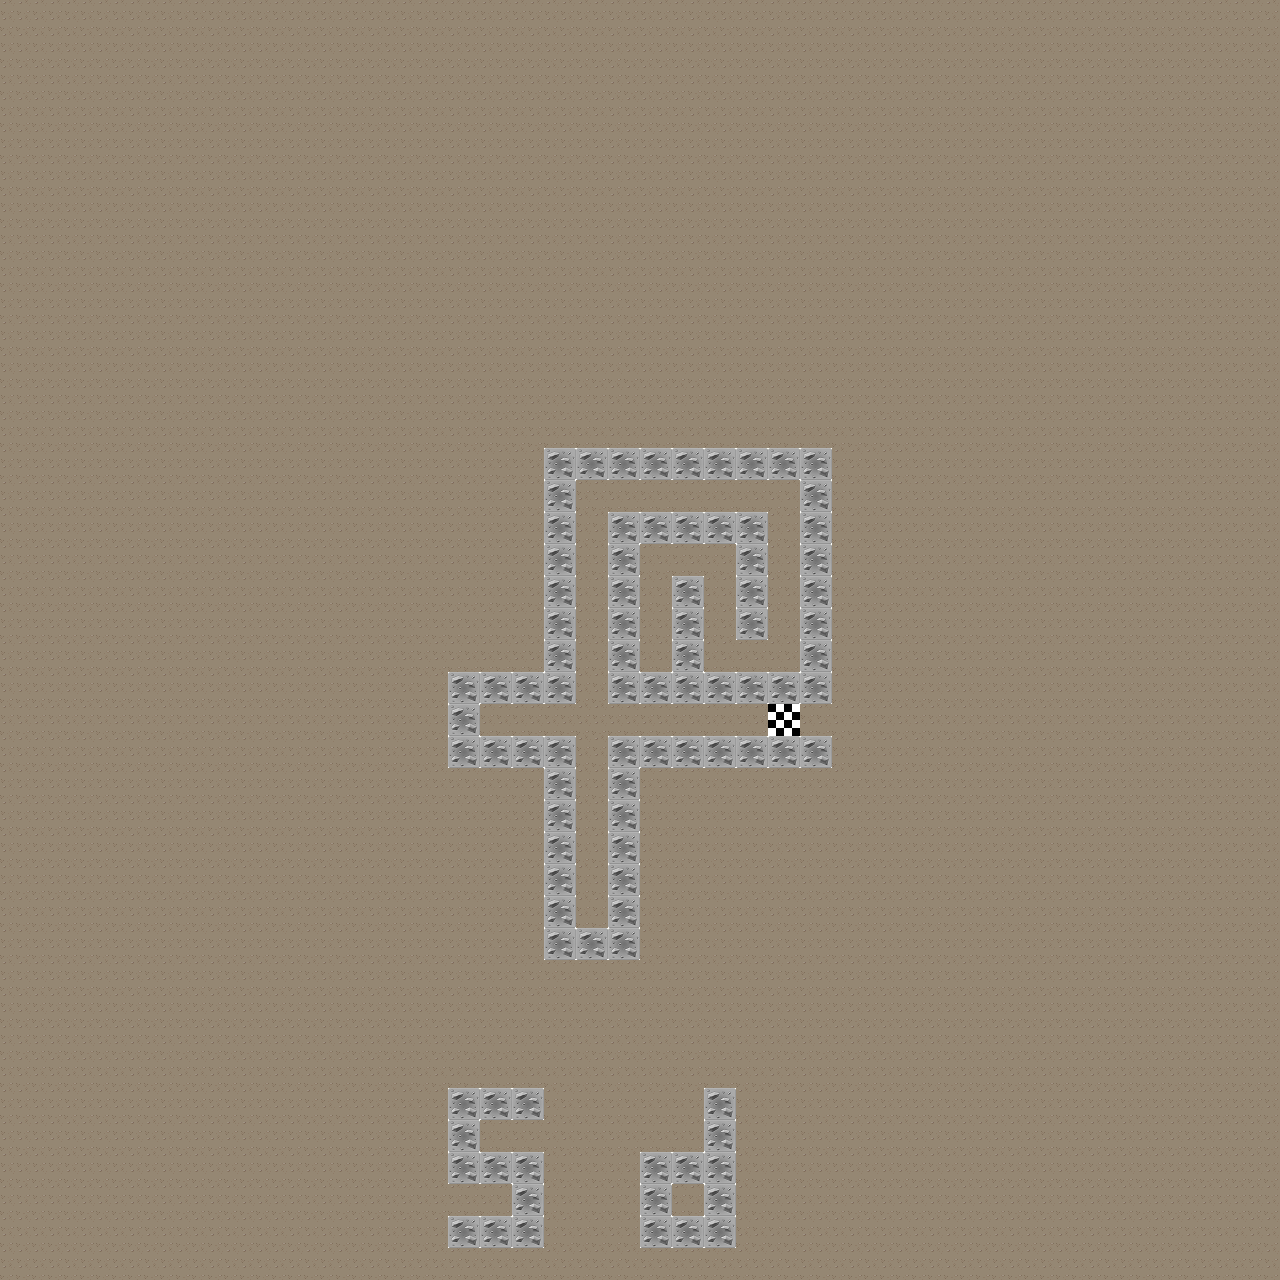

This is a level from a 2D game, rendered from its Tiled map with the project's own tilesets. A one-line summary and the complete map file follow:
An orthogonal 40x40 tile map with 32x32 px tiles, 1 tile layer (Kachelebene 1), 3 tilesets.

<map version="1.0" tiledversion="2018.07.13" orientation="orthogonal" renderorder="right-down" width="40" height="40" tilewidth="32" tileheight="32" infinite="0" nextlayerid="3" nextobjectid="1">
 <tileset firstgid="1" name="floor_mud" tilewidth="32" tileheight="32" tilecount="1" columns="0">
  <grid orientation="orthogonal" width="1" height="1" />
  <tile id="0">
   <image width="32" height="32" source="textures/floor_mud.png" />
  </tile>
 </tileset>
 <tileset firstgid="2" name="wall_1" tilewidth="32" tileheight="32" tilecount="1" columns="0">
  <grid orientation="orthogonal" width="1" height="1" />
  <tile id="0">
   <properties>
    <property name="Wand" value="" />
   </properties>
   <image width="32" height="32" source="textures/wall_1.png" />
  </tile>
 </tileset>
 <tileset firstgid="3" name="finish_flag" tilewidth="32" tileheight="32" tilecount="1" columns="0">
  <grid orientation="orthogonal" width="1" height="1" />
  <tile id="0">
   <properties>
    <property name="Ziel" value="" />
   </properties>
   <image width="32" height="32" source="textures/finish_flag.png" />
  </tile>
 </tileset>
 <layer id="2" name="Kachelebene 1" width="40" height="40">
  <data encoding="csv">
1,1,1,1,1,1,1,1,1,1,1,1,1,1,1,1,1,1,1,1,1,1,1,1,1,1,1,1,1,1,1,1,1,1,1,1,1,1,1,1,
1,1,1,1,1,1,1,1,1,1,1,1,1,1,1,1,1,1,1,1,1,1,1,1,1,1,1,1,1,1,1,1,1,1,1,1,1,1,1,1,
1,1,1,1,1,1,1,1,1,1,1,1,1,1,1,1,1,1,1,1,1,1,1,1,1,1,1,1,1,1,1,1,1,1,1,1,1,1,1,1,
1,1,1,1,1,1,1,1,1,1,1,1,1,1,1,1,1,1,1,1,1,1,1,1,1,1,1,1,1,1,1,1,1,1,1,1,1,1,1,1,
1,1,1,1,1,1,1,1,1,1,1,1,1,1,1,1,1,1,1,1,1,1,1,1,1,1,1,1,1,1,1,1,1,1,1,1,1,1,1,1,
1,1,1,1,1,1,1,1,1,1,1,1,1,1,1,1,1,1,1,1,1,1,1,1,1,1,1,1,1,1,1,1,1,1,1,1,1,1,1,1,
1,1,1,1,1,1,1,1,1,1,1,1,1,1,1,1,1,1,1,1,1,1,1,1,1,1,1,1,1,1,1,1,1,1,1,1,1,1,1,1,
1,1,1,1,1,1,1,1,1,1,1,1,1,1,1,1,1,1,1,1,1,1,1,1,1,1,1,1,1,1,1,1,1,1,1,1,1,1,1,1,
1,1,1,1,1,1,1,1,1,1,1,1,1,1,1,1,1,1,1,1,1,1,1,1,1,1,1,1,1,1,1,1,1,1,1,1,1,1,1,1,
1,1,1,1,1,1,1,1,1,1,1,1,1,1,1,1,1,1,1,1,1,1,1,1,1,1,1,1,1,1,1,1,1,1,1,1,1,1,1,1,
1,1,1,1,1,1,1,1,1,1,1,1,1,1,1,1,1,1,1,1,1,1,1,1,1,1,1,1,1,1,1,1,1,1,1,1,1,1,1,1,
1,1,1,1,1,1,1,1,1,1,1,1,1,1,1,1,1,1,1,1,1,1,1,1,1,1,1,1,1,1,1,1,1,1,1,1,1,1,1,1,
1,1,1,1,1,1,1,1,1,1,1,1,1,1,1,1,1,1,1,1,1,1,1,1,1,1,1,1,1,1,1,1,1,1,1,1,1,1,1,1,
1,1,1,1,1,1,1,1,1,1,1,1,1,1,1,1,1,1,1,1,1,1,1,1,1,1,1,1,1,1,1,1,1,1,1,1,1,1,1,1,
1,1,1,1,1,1,1,1,1,1,1,1,1,1,1,1,1,2,2,2,2,2,2,2,2,2,1,1,1,1,1,1,1,1,1,1,1,1,1,1,
1,1,1,1,1,1,1,1,1,1,1,1,1,1,1,1,1,2,1,1,1,1,1,1,1,2,1,1,1,1,1,1,1,1,1,1,1,1,1,1,
1,1,1,1,1,1,1,1,1,1,1,1,1,1,1,1,1,2,1,2,2,2,2,2,1,2,1,1,1,1,1,1,1,1,1,1,1,1,1,1,
1,1,1,1,1,1,1,1,1,1,1,1,1,1,1,1,1,2,1,2,1,1,1,2,1,2,1,1,1,1,1,1,1,1,1,1,1,1,1,1,
1,1,1,1,1,1,1,1,1,1,1,1,1,1,1,1,1,2,1,2,1,2,1,2,1,2,1,1,1,1,1,1,1,1,1,1,1,1,1,1,
1,1,1,1,1,1,1,1,1,1,1,1,1,1,1,1,1,2,1,2,1,2,1,2,1,2,1,1,1,1,1,1,1,1,1,1,1,1,1,1,
1,1,1,1,1,1,1,1,1,1,1,1,1,1,1,1,1,2,1,2,1,2,1,1,1,2,1,1,1,1,1,1,1,1,1,1,1,1,1,1,
1,1,1,1,1,1,1,1,1,1,1,1,1,1,2,2,2,2,1,2,2,2,2,2,2,2,1,1,1,1,1,1,1,1,1,1,1,1,1,1,
1,1,1,1,1,1,1,1,1,1,1,1,1,1,2,1,1,1,1,1,1,1,1,1,3,1,1,1,1,1,1,1,1,1,1,1,1,1,1,1,
1,1,1,1,1,1,1,1,1,1,1,1,1,1,2,2,2,2,1,2,2,2,2,2,2,2,1,1,1,1,1,1,1,1,1,1,1,1,1,1,
1,1,1,1,1,1,1,1,1,1,1,1,1,1,1,1,1,2,1,2,1,1,1,1,1,1,1,1,1,1,1,1,1,1,1,1,1,1,1,1,
1,1,1,1,1,1,1,1,1,1,1,1,1,1,1,1,1,2,1,2,1,1,1,1,1,1,1,1,1,1,1,1,1,1,1,1,1,1,1,1,
1,1,1,1,1,1,1,1,1,1,1,1,1,1,1,1,1,2,1,2,1,1,1,1,1,1,1,1,1,1,1,1,1,1,1,1,1,1,1,1,
1,1,1,1,1,1,1,1,1,1,1,1,1,1,1,1,1,2,1,2,1,1,1,1,1,1,1,1,1,1,1,1,1,1,1,1,1,1,1,1,
1,1,1,1,1,1,1,1,1,1,1,1,1,1,1,1,1,2,1,2,1,1,1,1,1,1,1,1,1,1,1,1,1,1,1,1,1,1,1,1,
1,1,1,1,1,1,1,1,1,1,1,1,1,1,1,1,1,2,2,2,1,1,1,1,1,1,1,1,1,1,1,1,1,1,1,1,1,1,1,1,
1,1,1,1,1,1,1,1,1,1,1,1,1,1,1,1,1,1,1,1,1,1,1,1,1,1,1,1,1,1,1,1,1,1,1,1,1,1,1,1,
1,1,1,1,1,1,1,1,1,1,1,1,1,1,1,1,1,1,1,1,1,1,1,1,1,1,1,1,1,1,1,1,1,1,1,1,1,1,1,1,
1,1,1,1,1,1,1,1,1,1,1,1,1,1,1,1,1,1,1,1,1,1,1,1,1,1,1,1,1,1,1,1,1,1,1,1,1,1,1,1,
1,1,1,1,1,1,1,1,1,1,1,1,1,1,1,1,1,1,1,1,1,1,1,1,1,1,1,1,1,1,1,1,1,1,1,1,1,1,1,1,
1,1,1,1,1,1,1,1,1,1,1,1,1,1,2,2,2,1,1,1,1,1,2,1,1,1,1,1,1,1,1,1,1,1,1,1,1,1,1,1,
1,1,1,1,1,1,1,1,1,1,1,1,1,1,2,1,1,1,1,1,1,1,2,1,1,1,1,1,1,1,1,1,1,1,1,1,1,1,1,1,
1,1,1,1,1,1,1,1,1,1,1,1,1,1,2,2,2,1,1,1,2,2,2,1,1,1,1,1,1,1,1,1,1,1,1,1,1,1,1,1,
1,1,1,1,1,1,1,1,1,1,1,1,1,1,1,1,2,1,1,1,2,1,2,1,1,1,1,1,1,1,1,1,1,1,1,1,1,1,1,1,
1,1,1,1,1,1,1,1,1,1,1,1,1,1,2,2,2,1,1,1,2,2,2,1,1,1,1,1,1,1,1,1,1,1,1,1,1,1,1,1,
1,1,1,1,1,1,1,1,1,1,1,1,1,1,1,1,1,1,1,1,1,1,1,1,1,1,1,1,1,1,1,1,1,1,1,1,1,1,1,1
</data>
 </layer>
</map>
